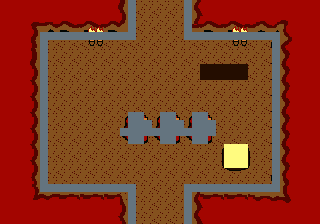

The image is a tile-based game level rendered from a .tmx file. Its description and source (layers, tilesets, objects; grid data summarised) follow:
An orthogonal 40x28 tile map with 8x8 px tiles, 4 tile layers (gfx, walls, holes, spikes) and 7 objects (2x Enemy, 2x Switch, Spawn, Item, Door).

<map version="1.10" tiledversion="1.10.2" orientation="orthogonal" renderorder="right-down" width="40" height="28" tilewidth="8" tileheight="8" infinite="0" nextlayerid="6" nextobjectid="14">
 <tileset firstgid="1" source="fire-temple.tsx" />
 <layer id="1" name="gfx" width="40" height="28">
  <data>[1120 cells, 1120 non-empty, 179 distinct tile ids]</data>
 </layer>
 <layer id="2" name="walls" width="40" height="28">
  <data>[1120 cells, 133 non-empty, 1 distinct tile ids]</data>
 </layer>
 <layer id="3" name="holes" width="40" height="28">
  <data>[1120 cells, 9 non-empty, 1 distinct tile ids]</data>
 </layer>
 <layer id="5" name="spikes" width="40" height="28">
  <data>[1120 cells, 12 non-empty, 1 distinct tile ids]</data>
 </layer>
 <objectgroup id="4" name="objs" opacity="0.9">
  <object id="2" name="Flameboi" type="Enemy" x="168" y="72">
   <properties>
    <property name="walk" value="L120,R120" />
   </properties>
   <point />
  </object>
  <object id="3" name="Blob" type="Enemy" x="96" y="144">
   <point />
  </object>
  <object id="7" name="Spawn" x="160" y="208">
   <point />
  </object>
  <object id="10" name="Goggles" type="Item" x="224" y="52">
   <point />
  </object>
  <object id="11" name="Switch" type="Switch" x="88" y="72">
   <properties>
    <property name="event_id" type="int" value="1" />
   </properties>
   <point />
  </object>
  <object id="12" name="Switch" type="Switch" x="248" y="120">
   <properties>
    <property name="event_id" type="int" value="1" />
   </properties>
   <point />
  </object>
  <object id="13" name="DoorH" type="Door" x="160" y="32">
   <point />
  </object>
 </objectgroup>
</map>
